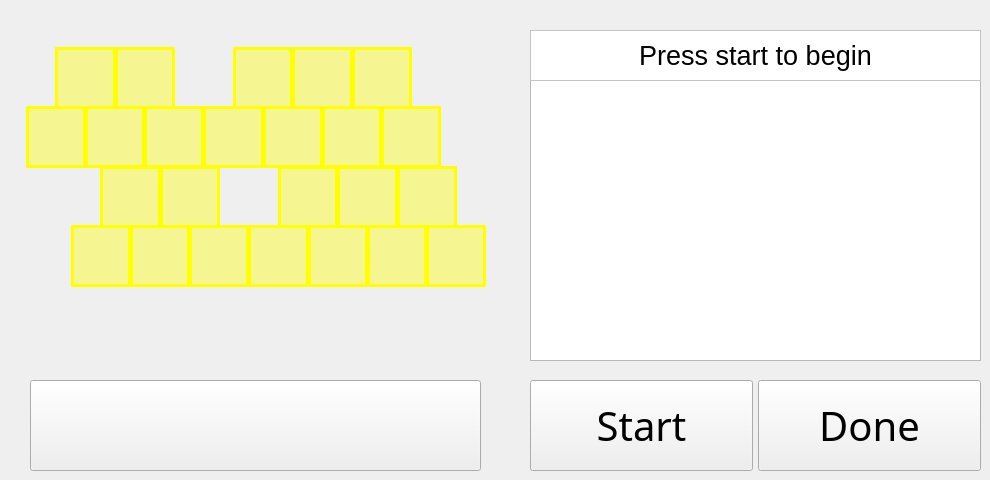
      <widget class="QWidget" name="page_live">
       <widget class="QTextEdit" name="textEdit_live">
        <property name="geometry">
         <rect>
          <x>530</x>
          <y>80</y>
          <width>451</width>
          <height>281</height>
         </rect>
        </property>
        <property name="font">
         <font>
          <family>DejaVu Sans Mono</family>
          <pointsize>26</pointsize>
         </font>
        </property>
        <property name="focusPolicy">
         <enum>Qt::ClickFocus</enum>
        </property>
        <property name="verticalScrollBarPolicy">
         <enum>Qt::ScrollBarAsNeeded</enum>
        </property>
        <property name="html">
         <string>&lt;!DOCTYPE HTML PUBLIC &quot;-//W3C//DTD HTML 4.0//EN&quot; &quot;http://www.w3.org/TR/REC-html40/strict.dtd&quot;&gt;
&lt;html&gt;&lt;head&gt;&lt;meta name=&quot;qrichtext&quot; content=&quot;1&quot; /&gt;&lt;style type=&quot;text/css&quot;&gt;
p, li { white-space: pre-wrap; }
&lt;/style&gt;&lt;/head&gt;&lt;body style=&quot; font-family:'DejaVu Sans Mono'; font-size:26pt; font-weight:400; font-style:normal;&quot;&gt;
&lt;p style=&quot;-qt-paragraph-type:empty; margin-top:0px; margin-bottom:0px; margin-left:0px; margin-right:0px; -qt-block-indent:0; text-indent:0px;&quot;&gt;&lt;br /&gt;&lt;/p&gt;&lt;/body&gt;&lt;/html&gt;</string>
        </property>
        <property name="textInteractionFlags">
         <set>Qt::TextSelectableByMouse</set>
        </property>
       </widget>
       <widget class="QWidget" name="layoutWidget_6">
        <property name="geometry">
         <rect>
          <x>30</x>
          <y>380</y>
          <width>451</width>
          <height>91</height>
         </rect>
        </property>
        <layout class="QHBoxLayout" name="horizontalLayout_35">
         <property name="spacing">
          <number>5</number>
         </property>
         <property name="sizeConstraint">
          <enum>QLayout::SetDefaultConstraint</enum>
         </property>
         <property name="margin">
          <number>0</number>
         </property>
         <item>
          <widget class="QPushButton" name="btn_live_home">
           <property name="sizePolicy">
            <sizepolicy hsizetype="Minimum" vsizetype="MinimumExpanding">
             <horstretch>0</horstretch>
             <verstretch>0</verstretch>
            </sizepolicy>
           </property>
           <property name="font">
            <font>
             <family>Piboto Condensed</family>
             <pointsize>30</pointsize>
            </font>
           </property>
           <property name="focusPolicy">
            <enum>Qt::NoFocus</enum>
           </property>
           <property name="text">
            <string/>
           </property>
           <property name="icon">
            <iconset resource="../resources/resources.qrc">
             <normaloff>:/newPrefix/home.png</normaloff>:/newPrefix/home.png</iconset>
           </property>
           <property name="iconSize">
            <size>
             <width>50</width>
             <height>50</height>
            </size>
           </property>
          </widget>
         </item>
        </layout>
       </widget>
       <widget class="QWidget" name="layoutWidget_3">
        <property name="geometry">
         <rect>
          <x>530</x>
          <y>380</y>
          <width>451</width>
          <height>91</height>
         </rect>
        </property>
        <layout class="QHBoxLayout" name="horizontalLayout_36">
         <property name="spacing">
          <number>5</number>
         </property>
         <property name="sizeConstraint">
          <enum>QLayout::SetDefaultConstraint</enum>
         </property>
         <property name="margin">
          <number>0</number>
         </property>
         <item>
          <widget class="QPushButton" name="btn_live_start">
           <property name="sizePolicy">
            <sizepolicy hsizetype="Minimum" vsizetype="MinimumExpanding">
             <horstretch>0</horstretch>
             <verstretch>0</verstretch>
            </sizepolicy>
           </property>
           <property name="font">
            <font>
             <family>Piboto Condensed</family>
             <pointsize>30</pointsize>
            </font>
           </property>
           <property name="focusPolicy">
            <enum>Qt::NoFocus</enum>
           </property>
           <property name="text">
            <string>Start</string>
           </property>
           <property name="shortcut">
            <string>Return</string>
           </property>
          </widget>
         </item>
         <item>
          <widget class="QPushButton" name="btn_live_done">
           <property name="sizePolicy">
            <sizepolicy hsizetype="Minimum" vsizetype="MinimumExpanding">
             <horstretch>0</horstretch>
             <verstretch>0</verstretch>
            </sizepolicy>
           </property>
           <property name="font">
            <font>
             <family>Piboto Condensed</family>
             <pointsize>30</pointsize>
            </font>
           </property>
           <property name="focusPolicy">
            <enum>Qt::NoFocus</enum>
           </property>
           <property name="text">
            <string>Done</string>
           </property>
          </widget>
         </item>
        </layout>
       </widget>
       <widget class="QLabel" name="label_live">
        <property name="geometry">
         <rect>
          <x>530</x>
          <y>30</y>
          <width>451</width>
          <height>51</height>
         </rect>
        </property>
        <property name="font">
         <font>
          <pointsize>20</pointsize>
         </font>
        </property>
        <property name="styleSheet">
         <string notr="true">background-color: rgb(255, 255, 255);</string>
        </property>
        <property name="frameShape">
         <enum>QFrame::StyledPanel</enum>
        </property>
        <property name="frameShadow">
         <enum>QFrame::Plain</enum>
        </property>
        <property name="text">
         <string>Press start to begin</string>
        </property>
        <property name="alignment">
         <set>Qt::AlignCenter</set>
        </property>
       </widget>
       <widget class="QLabel" name="kb_piano_img_2">
        <property name="geometry">
         <rect>
          <x>10</x>
          <y>40</y>
          <width>491</width>
          <height>311</height>
         </rect>
        </property>
        <property name="sizePolicy">
         <sizepolicy hsizetype="Fixed" vsizetype="Preferred">
          <horstretch>0</horstretch>
          <verstretch>0</verstretch>
         </sizepolicy>
        </property>
        <property name="frameShape">
         <enum>QFrame::NoFrame</enum>
        </property>
        <property name="text">
         <string>&lt;html&gt;&lt;head/&gt;&lt;body&gt;&lt;p align=&quot;center&quot;&gt;&lt;img src=&quot;:/newPrefix/kb_full_55.jpg&quot;/&gt;&lt;/p&gt;&lt;/body&gt;&lt;/html&gt;</string>
        </property>
       </widget>
       <widget class="QLabel" name="ind_lx">
        <property name="geometry">
         <rect>
          <x>130</x>
          <y>225</y>
          <width>60</width>
          <height>62</height>
         </rect>
        </property>
        <property name="autoFillBackground">
         <bool>false</bool>
        </property>
        <property name="styleSheet">
         <string notr="true">color: rgb(255, 255, 0);
background-color: rgba(255, 255, 0, 100);</string>
        </property>
        <property name="frameShape">
         <enum>QFrame::Box</enum>
        </property>
        <property name="lineWidth">
         <number>3</number>
        </property>
        <property name="text">
         <string/>
        </property>
       </widget>
       <widget class="QLabel" name="ind_ld">
        <property name="geometry">
         <rect>
          <x>160</x>
          <y>166</y>
          <width>60</width>
          <height>62</height>
         </rect>
        </property>
        <property name="autoFillBackground">
         <bool>false</bool>
        </property>
        <property name="styleSheet">
         <string notr="true">color: rgb(255, 255, 0);
background-color: rgba(255, 255, 0, 100);</string>
        </property>
        <property name="frameShape">
         <enum>QFrame::Box</enum>
        </property>
        <property name="lineWidth">
         <number>3</number>
        </property>
        <property name="text">
         <string/>
        </property>
       </widget>
       <widget class="QLabel" name="ind_ln">
        <property name="geometry">
         <rect>
          <x>367</x>
          <y>225</y>
          <width>60</width>
          <height>62</height>
         </rect>
        </property>
        <property name="autoFillBackground">
         <bool>false</bool>
        </property>
        <property name="styleSheet">
         <string notr="true">color: rgb(255, 255, 0);
background-color: rgba(255, 255, 0, 100);</string>
        </property>
        <property name="frameShape">
         <enum>QFrame::Box</enum>
        </property>
        <property name="lineWidth">
         <number>3</number>
        </property>
        <property name="text">
         <string/>
        </property>
       </widget>
       <widget class="QLabel" name="ind_lm">
        <property name="geometry">
         <rect>
          <x>426</x>
          <y>225</y>
          <width>60</width>
          <height>62</height>
         </rect>
        </property>
        <property name="autoFillBackground">
         <bool>false</bool>
        </property>
        <property name="styleSheet">
         <string notr="true">color: rgb(255, 255, 0);
background-color: rgba(255, 255, 0, 100);</string>
        </property>
        <property name="frameShape">
         <enum>QFrame::Box</enum>
        </property>
        <property name="lineWidth">
         <number>3</number>
        </property>
        <property name="text">
         <string/>
        </property>
       </widget>
       <widget class="QLabel" name="ind_lv">
        <property name="geometry">
         <rect>
          <x>248</x>
          <y>225</y>
          <width>61</width>
          <height>62</height>
         </rect>
        </property>
        <property name="autoFillBackground">
         <bool>false</bool>
        </property>
        <property name="styleSheet">
         <string notr="true">color: rgb(255, 255, 0);
background-color: rgba(255, 255, 0, 100);</string>
        </property>
        <property name="frameShape">
         <enum>QFrame::Box</enum>
        </property>
        <property name="lineWidth">
         <number>3</number>
        </property>
        <property name="text">
         <string/>
        </property>
       </widget>
       <widget class="QLabel" name="ind_lc">
        <property name="geometry">
         <rect>
          <x>189</x>
          <y>225</y>
          <width>60</width>
          <height>62</height>
         </rect>
        </property>
        <property name="autoFillBackground">
         <bool>false</bool>
        </property>
        <property name="styleSheet">
         <string notr="true">color: rgb(255, 255, 0);
background-color: rgba(255, 255, 0, 100);</string>
        </property>
        <property name="frameShape">
         <enum>QFrame::Box</enum>
        </property>
        <property name="lineWidth">
         <number>3</number>
        </property>
        <property name="text">
         <string/>
        </property>
       </widget>
       <widget class="QLabel" name="ind_lz">
        <property name="geometry">
         <rect>
          <x>71</x>
          <y>225</y>
          <width>60</width>
          <height>62</height>
         </rect>
        </property>
        <property name="autoFillBackground">
         <bool>false</bool>
        </property>
        <property name="styleSheet">
         <string notr="true">color: rgb(255, 255, 0);
background-color: rgba(255, 255, 0, 100);</string>
        </property>
        <property name="frameShape">
         <enum>QFrame::Box</enum>
        </property>
        <property name="lineWidth">
         <number>3</number>
        </property>
        <property name="text">
         <string/>
        </property>
       </widget>
       <widget class="QLabel" name="ind_lb">
        <property name="geometry">
         <rect>
          <x>308</x>
          <y>225</y>
          <width>60</width>
          <height>62</height>
         </rect>
        </property>
        <property name="autoFillBackground">
         <bool>false</bool>
        </property>
        <property name="styleSheet">
         <string notr="true">color: rgb(255, 255, 0);
background-color: rgba(255, 255, 0, 100);</string>
        </property>
        <property name="frameShape">
         <enum>QFrame::Box</enum>
        </property>
        <property name="lineWidth">
         <number>3</number>
        </property>
        <property name="text">
         <string/>
        </property>
       </widget>
       <widget class="QLabel" name="ind_lj">
        <property name="geometry">
         <rect>
          <x>397</x>
          <y>166</y>
          <width>60</width>
          <height>62</height>
         </rect>
        </property>
        <property name="autoFillBackground">
         <bool>false</bool>
        </property>
        <property name="styleSheet">
         <string notr="true">color: rgb(255, 255, 0);
background-color: rgba(255, 255, 0, 100);</string>
        </property>
        <property name="frameShape">
         <enum>QFrame::Box</enum>
        </property>
        <property name="lineWidth">
         <number>3</number>
        </property>
        <property name="text">
         <string/>
        </property>
       </widget>
       <widget class="QLabel" name="ind_lg">
        <property name="geometry">
         <rect>
          <x>278</x>
          <y>166</y>
          <width>60</width>
          <height>62</height>
         </rect>
        </property>
        <property name="autoFillBackground">
         <bool>false</bool>
        </property>
        <property name="styleSheet">
         <string notr="true">color: rgb(255, 255, 0);
background-color: rgba(255, 255, 0, 100);</string>
        </property>
        <property name="frameShape">
         <enum>QFrame::Box</enum>
        </property>
        <property name="lineWidth">
         <number>3</number>
        </property>
        <property name="text">
         <string/>
        </property>
       </widget>
       <widget class="QLabel" name="ind_lh">
        <property name="geometry">
         <rect>
          <x>337</x>
          <y>166</y>
          <width>61</width>
          <height>62</height>
         </rect>
        </property>
        <property name="autoFillBackground">
         <bool>false</bool>
        </property>
        <property name="styleSheet">
         <string notr="true">color: rgb(255, 255, 0);
background-color: rgba(255, 255, 0, 100);</string>
        </property>
        <property name="frameShape">
         <enum>QFrame::Box</enum>
        </property>
        <property name="lineWidth">
         <number>3</number>
        </property>
        <property name="text">
         <string/>
        </property>
       </widget>
       <widget class="QLabel" name="ind_ls">
        <property name="geometry">
         <rect>
          <x>100</x>
          <y>166</y>
          <width>61</width>
          <height>62</height>
         </rect>
        </property>
        <property name="autoFillBackground">
         <bool>false</bool>
        </property>
        <property name="styleSheet">
         <string notr="true">color: rgb(255, 255, 0);
background-color: rgba(255, 255, 0, 100);</string>
        </property>
        <property name="frameShape">
         <enum>QFrame::Box</enum>
        </property>
        <property name="lineWidth">
         <number>3</number>
        </property>
        <property name="text">
         <string/>
        </property>
       </widget>
       <widget class="QLabel" name="ind_l3">
        <property name="geometry">
         <rect>
          <x>115</x>
          <y>47</y>
          <width>60</width>
          <height>62</height>
         </rect>
        </property>
        <property name="autoFillBackground">
         <bool>false</bool>
        </property>
        <property name="styleSheet">
         <string notr="true">color: rgb(255, 255, 0);
background-color: rgba(255, 255, 0, 100);</string>
        </property>
        <property name="frameShape">
         <enum>QFrame::Box</enum>
        </property>
        <property name="lineWidth">
         <number>3</number>
        </property>
        <property name="text">
         <string/>
        </property>
       </widget>
       <widget class="QLabel" name="ind_l7">
        <property name="geometry">
         <rect>
          <x>352</x>
          <y>47</y>
          <width>60</width>
          <height>62</height>
         </rect>
        </property>
        <property name="autoFillBackground">
         <bool>false</bool>
        </property>
        <property name="styleSheet">
         <string notr="true">color: rgb(255, 255, 0);
background-color: rgba(255, 255, 0, 100);</string>
        </property>
        <property name="frameShape">
         <enum>QFrame::Box</enum>
        </property>
        <property name="lineWidth">
         <number>3</number>
        </property>
        <property name="text">
         <string/>
        </property>
       </widget>
       <widget class="QLabel" name="ind_ly">
        <property name="geometry">
         <rect>
          <x>322</x>
          <y>106</y>
          <width>60</width>
          <height>62</height>
         </rect>
        </property>
        <property name="autoFillBackground">
         <bool>false</bool>
        </property>
        <property name="styleSheet">
         <string notr="true">color: rgb(255, 255, 0);
background-color: rgba(255, 255, 0, 100);</string>
        </property>
        <property name="frameShape">
         <enum>QFrame::Box</enum>
        </property>
        <property name="lineWidth">
         <number>3</number>
        </property>
        <property name="text">
         <string/>
        </property>
       </widget>
       <widget class="QLabel" name="ind_l2">
        <property name="geometry">
         <rect>
          <x>55</x>
          <y>47</y>
          <width>61</width>
          <height>62</height>
         </rect>
        </property>
        <property name="autoFillBackground">
         <bool>false</bool>
        </property>
        <property name="styleSheet">
         <string notr="true">color: rgb(255, 255, 0);
background-color: rgba(255, 255, 0, 100);</string>
        </property>
        <property name="frameShape">
         <enum>QFrame::Box</enum>
        </property>
        <property name="lineWidth">
         <number>3</number>
        </property>
        <property name="text">
         <string/>
        </property>
       </widget>
       <widget class="QLabel" name="ind_lw">
        <property name="geometry">
         <rect>
          <x>85</x>
          <y>106</y>
          <width>60</width>
          <height>62</height>
         </rect>
        </property>
        <property name="autoFillBackground">
         <bool>false</bool>
        </property>
        <property name="styleSheet">
         <string notr="true">color: rgb(255, 255, 0);
background-color: rgba(255, 255, 0, 100);</string>
        </property>
        <property name="frameShape">
         <enum>QFrame::Box</enum>
        </property>
        <property name="lineWidth">
         <number>3</number>
        </property>
        <property name="text">
         <string/>
        </property>
       </widget>
       <widget class="QLabel" name="ind_l5">
        <property name="geometry">
         <rect>
          <x>233</x>
          <y>47</y>
          <width>60</width>
          <height>62</height>
         </rect>
        </property>
        <property name="autoFillBackground">
         <bool>false</bool>
        </property>
        <property name="styleSheet">
         <string notr="true">color: rgb(255, 255, 0);
background-color: rgba(255, 255, 0, 100);</string>
        </property>
        <property name="frameShape">
         <enum>QFrame::Box</enum>
        </property>
        <property name="lineWidth">
         <number>3</number>
        </property>
        <property name="text">
         <string/>
        </property>
       </widget>
       <widget class="QLabel" name="ind_lt">
        <property name="geometry">
         <rect>
          <x>263</x>
          <y>106</y>
          <width>60</width>
          <height>62</height>
         </rect>
        </property>
        <property name="autoFillBackground">
         <bool>false</bool>
        </property>
        <property name="styleSheet">
         <string notr="true">color: rgb(255, 255, 0);
background-color: rgba(255, 255, 0, 100);</string>
        </property>
        <property name="frameShape">
         <enum>QFrame::Box</enum>
        </property>
        <property name="lineWidth">
         <number>3</number>
        </property>
        <property name="text">
         <string/>
        </property>
       </widget>
       <widget class="QLabel" name="ind_lq">
        <property name="geometry">
         <rect>
          <x>26</x>
          <y>106</y>
          <width>60</width>
          <height>62</height>
         </rect>
        </property>
        <property name="autoFillBackground">
         <bool>false</bool>
        </property>
        <property name="styleSheet">
         <string notr="true">color: rgb(255, 255, 0);
background-color: rgba(255, 255, 0, 100);</string>
        </property>
        <property name="frameShape">
         <enum>QFrame::Box</enum>
        </property>
        <property name="lineWidth">
         <number>3</number>
        </property>
        <property name="text">
         <string/>
        </property>
       </widget>
       <widget class="QLabel" name="ind_le">
        <property name="geometry">
         <rect>
          <x>144</x>
          <y>106</y>
          <width>60</width>
          <height>62</height>
         </rect>
        </property>
        <property name="autoFillBackground">
         <bool>false</bool>
        </property>
        <property name="styleSheet">
         <string notr="true">color: rgb(255, 255, 0);
background-color: rgba(255, 255, 0, 100);</string>
        </property>
        <property name="frameShape">
         <enum>QFrame::Box</enum>
        </property>
        <property name="lineWidth">
         <number>3</number>
        </property>
        <property name="text">
         <string/>
        </property>
       </widget>
       <widget class="QLabel" name="ind_l6">
        <property name="geometry">
         <rect>
          <x>292</x>
          <y>47</y>
          <width>61</width>
          <height>62</height>
         </rect>
        </property>
        <property name="autoFillBackground">
         <bool>false</bool>
        </property>
        <property name="styleSheet">
         <string notr="true">color: rgb(255, 255, 0);
background-color: rgba(255, 255, 0, 100);</string>
        </property>
        <property name="frameShape">
         <enum>QFrame::Box</enum>
        </property>
        <property name="lineWidth">
         <number>3</number>
        </property>
        <property name="text">
         <string/>
        </property>
       </widget>
       <widget class="QLabel" name="ind_lu">
        <property name="geometry">
         <rect>
          <x>381</x>
          <y>106</y>
          <width>60</width>
          <height>62</height>
         </rect>
        </property>
        <property name="autoFillBackground">
         <bool>false</bool>
        </property>
        <property name="styleSheet">
         <string notr="true">color: rgb(255, 255, 0);
background-color: rgba(255, 255, 0, 100);</string>
        </property>
        <property name="frameShape">
         <enum>QFrame::Box</enum>
        </property>
        <property name="lineWidth">
         <number>3</number>
        </property>
        <property name="text">
         <string/>
        </property>
       </widget>
       <widget class="QLabel" name="ind_lr">
        <property name="geometry">
         <rect>
          <x>203</x>
          <y>106</y>
          <width>61</width>
          <height>62</height>
         </rect>
        </property>
        <property name="autoFillBackground">
         <bool>false</bool>
        </property>
        <property name="styleSheet">
         <string notr="true">color: rgb(255, 255, 0);
background-color: rgba(255, 255, 0, 100);</string>
        </property>
        <property name="frameShape">
         <enum>QFrame::Box</enum>
        </property>
        <property name="lineWidth">
         <number>3</number>
        </property>
        <property name="text">
         <string/>
        </property>
       </widget>
       <zorder>kb_piano_img_2</zorder>
       <zorder>textEdit_live</zorder>
       <zorder>layoutWidget_6</zorder>
       <zorder>layoutWidget_3</zorder>
       <zorder>label_live</zorder>
       <zorder>ind_lx</zorder>
       <zorder>ind_ld</zorder>
       <zorder>ind_ln</zorder>
       <zorder>ind_lm</zorder>
       <zorder>ind_lv</zorder>
       <zorder>ind_lc</zorder>
       <zorder>ind_lz</zorder>
       <zorder>ind_lb</zorder>
       <zorder>ind_lj</zorder>
       <zorder>ind_lg</zorder>
       <zorder>ind_lh</zorder>
       <zorder>ind_ls</zorder>
       <zorder>ind_l3</zorder>
       <zorder>ind_l7</zorder>
       <zorder>ind_ly</zorder>
       <zorder>ind_l2</zorder>
       <zorder>ind_lw</zorder>
       <zorder>ind_l5</zorder>
       <zorder>ind_lt</zorder>
       <zorder>ind_lq</zorder>
       <zorder>ind_le</zorder>
       <zorder>ind_l6</zorder>
       <zorder>ind_lu</zorder>
       <zorder>ind_lr</zorder>
      </widget>
